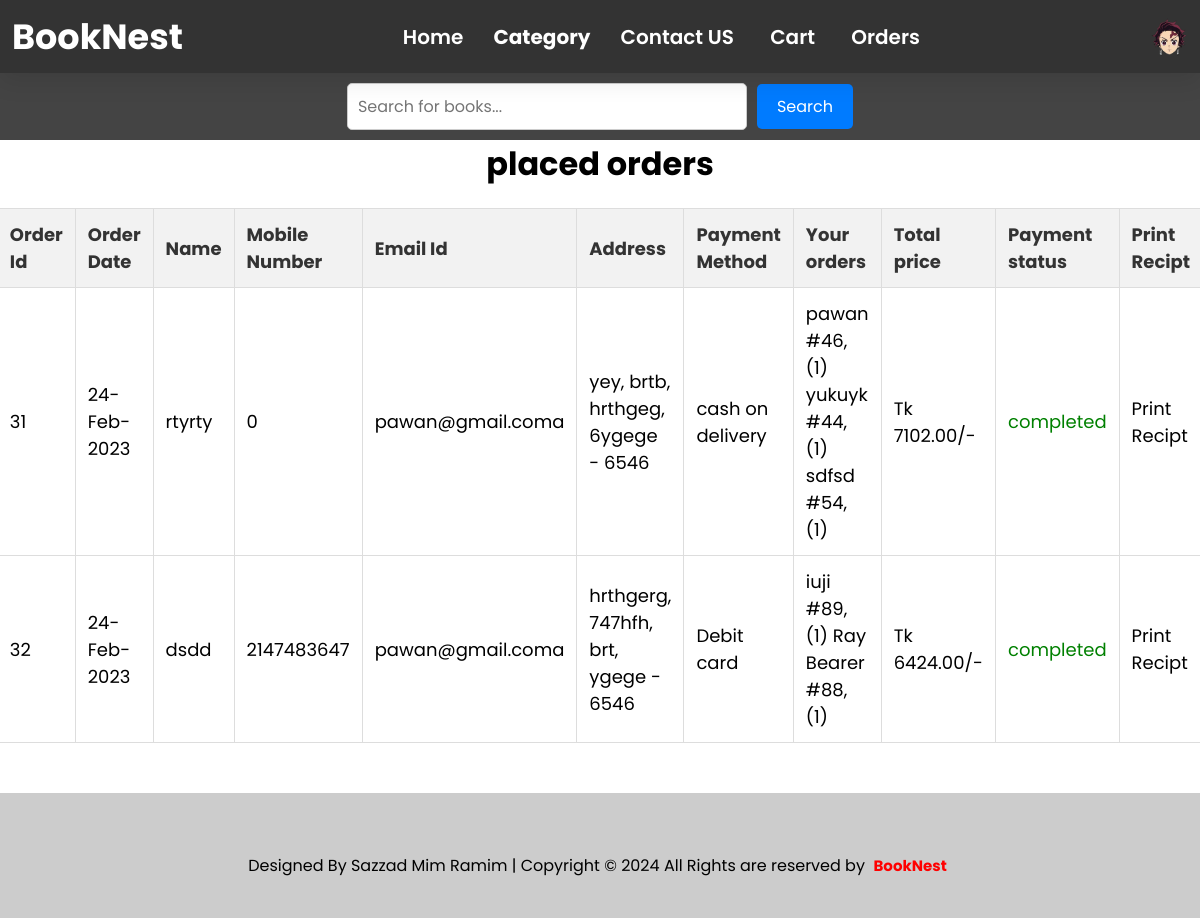
Screenshot of /orders.php (signed in) with the database file from the repository.
### tables this page shows
CREATE TABLE `confirm_order` (
  `order_id` int(100) NOT NULL,
  `user_id` int(100) NOT NULL,
  `name` varchar(50) NOT NULL,
  `email` varchar(50) NOT NULL,
  `number` int(12) NOT NULL,
  `address` varchar(500) NOT NULL,
  `payment_method` varchar(20) NOT NULL,
  `total_books` varchar(500) NOT NULL,
  `order_date` varchar(100) NOT NULL,
  `payment_status` varchar(100) NOT NULL DEFAULT 'pending',
  `date` varchar(20) NOT NULL,
  `total_price` double(10,2) NOT NULL
);

### orders.php (the view, shortened to what this page needs)
<?php
include 'config.php';
$user_id = $_SESSION['user_id'];
?>
<!DOCTYPE html>
<html lang="en">
<head>
   <link rel="stylesheet" href="https://cdnjs.cloudflare.com/ajax/libs/font-awesome/6.0.0/css/all.min.css">
   <link rel="stylesheet" href="./css/hello.css">
</head>
<body>
<?php include 'index_header.php'; ?>
<h1 class="title">placed orders</h1>
<section class="placed-orders">
   <table>
      <thead>
         <th>Order Id</th>
         <th>Order Date</th>
         <th>Name</th>
         <th>Mobile Number</th>
         <th>Email Id</th>
         <th>Address</th>
         <th>Payment Method</th>
         <th>Your orders</th>
         <th>Total price</th>
         <th>Payment status</th>
         <th>Print Recipt</th>
      </thead>
      <tbody>
      <?php
        $select_book = mysqli_query($conn, "SELECT * FROM `confirm_order`WHERE user_id = '$user_id' ORDER BY order_date DESC") or die('query failed');
        if(mysqli_num_rows($select_book) > 0){
            while($fetch_book = mysqli_fetch_assoc($select_book)){
      ?>
         <tr>
            <td><?php echo $fetch_book['order_id']; ?></td>
            <td><?php echo $fetch_book['order_date']; ?></td>
            <td><?php echo $fetch_book['name']; ?></td>
            <td><?php echo $fetch_book['number']; ?></td>
            <td><?php echo $fetch_book['email']; ?></td>
            <td><?php echo $fetch_book['address']; ?></td>
            <td><?php echo $fetch_book['payment_method']; ?></td>
            <td><?php echo $fetch_book['total_books']; ?></td>
            <td>Tk <?php echo $fetch_book['total_price']; ?>/-</td>
            <td><span style="color:<?php if($fetch_book['payment_status'] == 'pending'){ echo 'orange'; }else{ echo 'green'; } ?>;"><?php echo $fetch_book['payment_status']; ?></span> </td>
            <td><a href="invoice.php?order_id=<?php echo $fetch_book['order_id']; ?>" target="_blank">Print Recipt</a></td>
         </tr>
         <?php
       }
      }else{
         echo '<p class="empty">You have not placed any order yet!!!!</p>';
      }
      ?>
      </tbody>
   </table>
</section>
<?php include 'index_footer.php'; ?>
</body>
</html>

### css/hello.css (style rules this page uses)
* { text-decoration: none; margin: 0; padding: 0; font-family: "Poppins", sans-serif; box-sizing: border-box; outline: none; border:none; }

### orders.php (style rules this page uses)
table { width: 80%; border-collapse: collapse; margin: 20px 0; font-size: 18px; text-align: left; }
th, td { padding: 12px; border: 1px solid #ddd; }
th { background-color: #f2f2f2; color: #333; }
.placed-orders { display: flex; justify-content: center; }
.title { text-align: center; }

### index_footer.php (style rules this page uses)
* { text-decoration: none; list-style: none; color: black; }

### rows the page displays
confirm_order: order_id "31", order_date "24-Feb-2023", name "rtyrty", number "0", email "pawan@gmail.coma", address "yey, brtb, hrthgeg, 6ygege - 6546", payment_method "cash on delivery", total_books "pawan #46,(1) yukuyk #44,(1) sdfsd #54,(1)", total_price "7102.00", payment_status "completed"
confirm_order: order_id "32", order_date "24-Feb-2023", name "dsdd", number "2147483647", email "pawan@gmail.coma", address "hrthgerg, 747hfh, brt, ygege - 6546", payment_method "Debit card", total_books "iuji #89,(1) Ray Bearer #88,(1)", total_price "6424.00", payment_status "completed"
